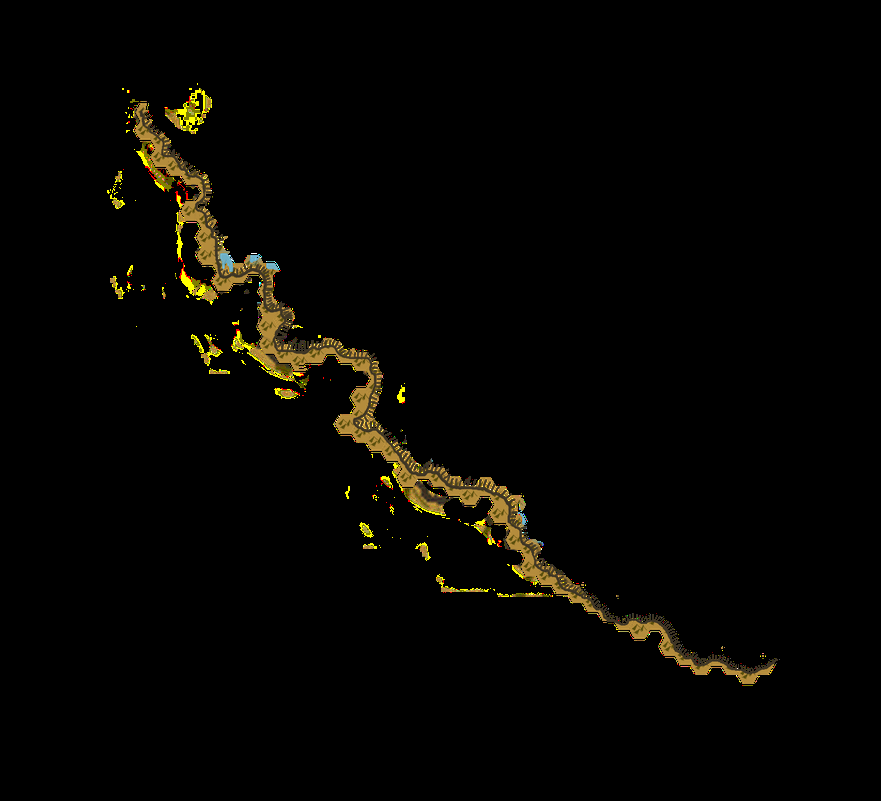
#> input picture backend/tests/goldenfiles/inputs/Apennines_8mph_Layers/Cliffs.png, 881 x 801 px, shrunk from 1635 x 1488 before the run, found by its file name
$ python viz.py
#> lines starting #> are read from the running program, lines starting #| are printed output that depends on the picture; after the words box and inside, x2 and y2 are one past the last pixel; in counts of white or black regions, pixels touching at a corner belong together
### backend/vector_extractor.py
import cv2
import numpy as np
from typing import List, Dict, Any, Optional

class VectorExtractor:
    def __init__(self, bg_scale_x: float, bg_scale_y: float, bg_offset_x: float, bg_offset_y: float) -> None:
        self._bg_scale_x = bg_scale_x
        self._bg_scale_y = bg_scale_y
        self._bg_offset_x = bg_offset_x
        self._bg_offset_y = bg_offset_y

    def walk_skeleton_to_paths(self, skeleton: np.ndarray, min_length: int = 10, epsilon_factor: float = 0.005) -> List[List[Dict[str, float]]]:
        h, w = skeleton.shape
        visited = np.zeros((h, w), dtype=bool)

        endpoints = []
        for y in range(1, h-1):
            for x in range(1, w-1):
                if skeleton[y, x] > 0:
                    neighbors = (skeleton[y-1:y+2, x-1:x+2] > 0).sum() - 1
                    if neighbors == 1 or neighbors == 0:
                        endpoints.append((x, y))

        def get_neighbors(x, y):
            n = []
            for dy in [-1, 0, 1]:
                for dx in [-1, 0, 1]:
                    if dx == 0 and dy == 0: continue
                    nx, ny = x + dx, y + dy
                    if 0 <= nx < w and 0 <= ny < h and skeleton[ny, nx] > 0 and not visited[ny, nx]:
                        n.append((nx, ny))
            return n

        paths = []
        for ep in endpoints:
            if visited[ep[1], ep[0]]: continue
            path = []
            curr = ep
            while curr:
                path.append(curr)
                visited[curr[1], curr[0]] = True
                n = get_neighbors(curr[0], curr[1])
                curr = n[0] if n else None
            if len(path) > 1:
                paths.append(path)

        for y in range(1, h-1):
            for x in range(1, w-1):
                if skeleton[y, x] > 0 and not visited[y, x]:
                    path = []
                    curr = (x, y)
                    while curr:
                        path.append(curr)
                        visited[curr[1], curr[0]] = True
                        n = get_neighbors(curr[0], curr[1])
                        curr = n[0] if n else None
                    if len(path) > 1:
                        paths.append(path)

        result = []
        for path in paths:
            if len(path) < min_length:
                continue
            pts = np.array(path, dtype=np.int32).reshape((-1, 1, 2))
            perimeter = cv2.arcLength(pts, False)
            epsilon = epsilon_factor * perimeter
            approx = cv2.approxPolyDP(pts, epsilon, False)
            path_points = []
            for p in approx:
                cx = p[0][0] * self._bg_scale_x + self._bg_offset_x
                cy = p[0][1] * self._bg_scale_y + self._bg_offset_y
                path_points.append({"x": cx, "y": cy})
            if len(path_points) > 1:
                result.append(path_points)
        return result

    def extract_borders(self, mask_clean: np.ndarray) -> List[List[Dict[str, float]]]:
        skeleton = cv2.ximgproc.thinning(mask_clean, thinningType=cv2.ximgproc.THINNING_ZHANGSUEN)
        return self.walk_skeleton_to_paths(skeleton)

    # [67 lines left out: function extract_rivers, not called in this run]

    def merge_paths(self, paths: List[List[Dict[str, float]]], max_raw_dist: float) -> List[List[Dict[str, float]]]:
        if not paths:
            return []

        max_dist = max_raw_dist * max(self._bg_scale_x, self._bg_scale_y)
        merged = []
        active_paths = paths.copy()

        def dist(p1, p2):
            return ((p1["x"] - p2["x"])**2 + (p1["y"] - p2["y"])**2)**0.5

        while active_paths:
            current = active_paths.pop(0)
            merged_something = True

            while merged_something:
                merged_something = False
                i = 0
                while i < len(active_paths):
                    other = active_paths[i]

                    c_start, c_end = current[0], current[-1]
                    o_start, o_end = other[0], other[-1]

                    if dist(c_end, o_start) <= max_dist:
                        current.extend(other)
                        active_paths.pop(i)
                        merged_something = True
                    elif dist(c_end, o_end) <= max_dist:
                        current.extend(reversed(other))
                        active_paths.pop(i)
                        merged_something = True
                    elif dist(c_start, o_end) <= max_dist:
                        current = other + current
                        active_paths.pop(i)
                        merged_something = True
                    elif dist(c_start, o_start) <= max_dist:
                        current = list(reversed(other)) + current
                        active_paths.pop(i)
                        merged_something = True
                    else:
                        i += 1

            merged.append(current)

        return merged

    # [46 lines left out: functions extract_cliffs, extract_coastlines, not called in this run]

### backend/tests/scratch/viz.py
import cv2
import numpy as np
import sys
import os

sys.path.append(os.path.abspath('backend'))
from vector_extractor import VectorExtractor

img = cv2.imread('backend/tests/goldenfiles/inputs/Apennines_8mph_Layers/Cliffs.png', cv2.IMREAD_UNCHANGED)
#> img is the input picture: shape (801, 881, 4); mean B, G, R, A 1.7, 4.8, 5.8, 4.8
h, w = img.shape[:2]
gray = cv2.cvtColor(img, cv2.COLOR_BGR2GRAY)
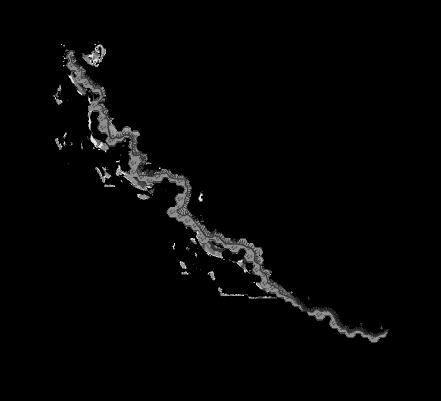
#> gray: shape (801, 881) (shown at 1/2 size); min 0, max 255, mean 4.7
_, ink_mask = cv2.threshold(gray, 100, 255, cv2.THRESH_BINARY_INV)
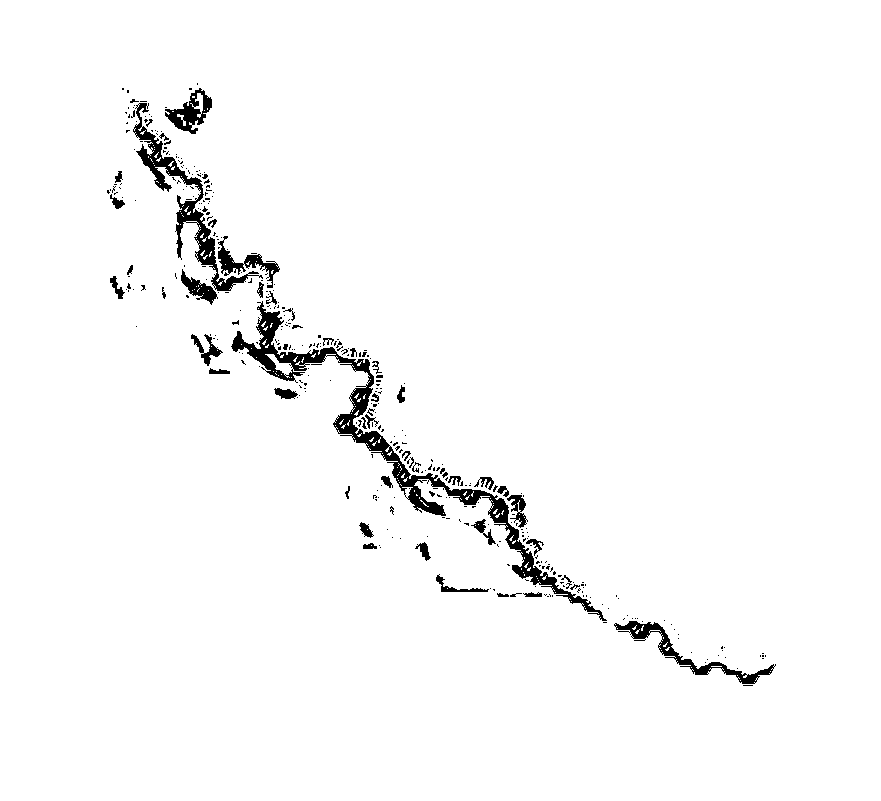
#> ink_mask: shape (801, 881); 97.5% white; 375 black regions (324 under 20 px), largest, box (x1, y1, x2, y2) and area: (231, 301, 607, 621) 6889, (133, 103, 263, 291) 2923, (614, 621, 776, 684) 1424
_, alpha_mask = cv2.threshold(img[:, :, 3], 10, 255, cv2.THRESH_BINARY)
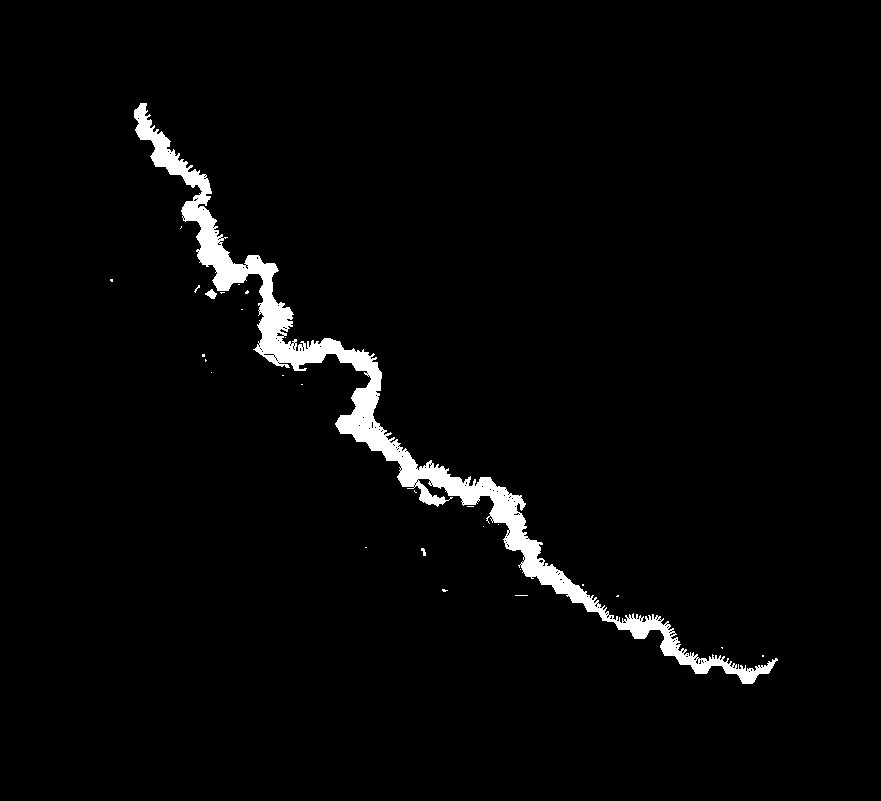
#> alpha_mask: shape (801, 881); 2.7% white; 28 white regions (25 under 20 px), largest, box (x1, y1, x2, y2) and area: (134, 103, 778, 684) 18767, (205, 289, 217, 299) 68, (421, 548, 426, 556) 25
ink_mask = cv2.bitwise_and(ink_mask, alpha_mask)
#> ink_mask: shape (801, 881); 1.1% white in thin lines or dots, all inside (x1, y1, x2, y2) = (134, 108, 778, 678)

ve = VectorExtractor(bg_scale_x=1, bg_scale_y=1, bg_offset_x=0, bg_offset_y=0)

c = 15
kernel_close = cv2.getStructuringElement(cv2.MORPH_ELLIPSE, (c, c))
mask_closed = cv2.morphologyEx(ink_mask, cv2.MORPH_CLOSE, kernel_close)
#> mask_closed: shape (801, 881); 2.3% white; 6 white regions (5 under 20 px), largest, box (x1, y1, x2, y2) and area: (134, 108, 778, 678) 16374

o = 11
kernel_open = np.ones((o, o), np.uint8)
mask_clean = cv2.morphologyEx(mask_closed, cv2.MORPH_OPEN, kernel_open)
#> mask_clean: shape (801, 881); 1.7% white; 11 white regions, largest, box (x1, y1, x2, y2) and area: (258, 299, 321, 366) 2425, (405, 462, 492, 505) 2410, (497, 491, 557, 579) 1954

skeleton = cv2.ximgproc.thinning(mask_clean, thinningType=cv2.ximgproc.THINNING_ZHANGSUEN)
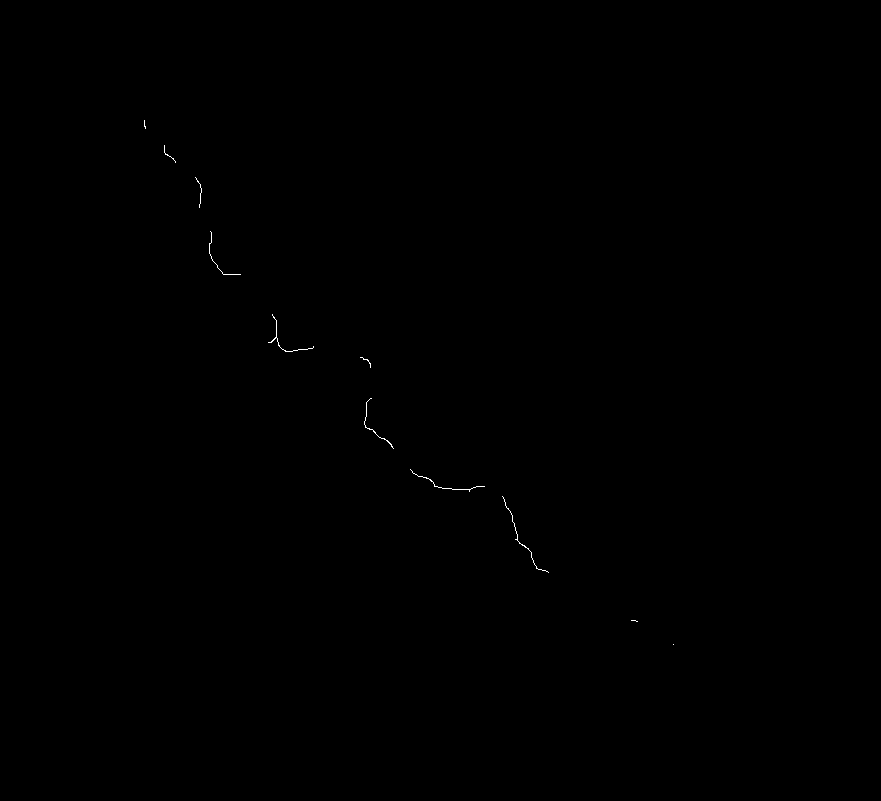
#> skeleton: shape (801, 881); 0.07% white in thin lines or dots, all inside (x1, y1, x2, y2) = (144, 120, 674, 645)
paths = ve.walk_skeleton_to_paths(skeleton)
#> after the loop in walk_skeleton_to_paths, `for y in range(1, h-1):`: endpoints = [(144, 120), (145, 128), (164, 145), (175, 162), (195, 177), (199, 207), (210, 231), (240, 274), (272, 314), (268, 342), (313, 346), (360, 357), (370, 367), (371, 398), (393, 448), (410, 469), (484, 486), (469, 491), (502, 496), (515, 539), (548, 572), (631, 620), (637, 621), (673, 644)]
#> the loop in walk_skeleton_to_paths, `for ep in endpoints:` made 24 passes
#> after the loop in walk_skeleton_to_paths, `for ep in endpoints:`: paths = 13 items
#> after the loop in walk_skeleton_to_paths, `for y in range(1, h-1):`: paths = 14 items
#> in walk_skeleton_to_paths, `result = []`: result = []
#> the loop in walk_skeleton_to_paths, `for path in paths:` made 14 passes
#> (perimeter, epsilon) on passes 2 to 9: (24.49, 0.122), (33.9, 0.169), (67.63, 0.338), (40.73, 0.204), (47.56, 0.238), (18.83, 0.0941), (76.63, 0.383), (87.63, 0.438)
#> after the loop in walk_skeleton_to_paths, `for path in paths:`: result = 11 items
#> paths = 11 items
paths = ve.merge_paths(paths, max_raw_dist=30.0)
#> the loop in merge_paths, `while active_paths:` made 4 passes
#> after the loop in merge_paths, `while active_paths:`: active_paths = []; merged = 4 items
#> paths = 4 items

vis = np.zeros((h, w, 3), dtype=np.uint8)
vis[ink_mask > 0] = (50, 50, 50)

colors = [
    (255, 0, 0), (0, 255, 0), (0, 0, 255),
    (255, 255, 0), (0, 255, 255), (255, 0, 255),
    (255, 165, 0), (0, 165, 255)
]

for i, p in enumerate(paths):
    color = colors[i % len(colors)]
    pts = np.array([[(pt['x'], pt['y']) for pt in p]], dtype=np.int32)
    cv2.polylines(vis, pts, False, color, 2)

    pt1 = (int(p[0]['x']), int(p[0]['y']))
    pt2 = (int(p[-1]['x']), int(p[-1]['y']))
    cv2.circle(vis, pt1, 4, (255, 255, 255), -1)
    cv2.circle(vis, pt2, 4, (255, 255, 255), -1)
#> this loop made 4 passes
#> (color, pt1, pt2) on passes 1 to 4: ((255, 0, 0), (144, 120), (240, 274)), ((0, 255, 0), (272, 314), (313, 346)), ((0, 0, 255), (360, 357), (370, 367)), ((255, 255, 0), (371, 398), (548, 572))

def dist(p1, p2):
    return ((p1['x']-p2['x'])**2 + (p1['y']-p2['y'])**2)**0.5

drawn_pairs = set()

for i in range(len(paths)):
    min_d = float('inf')
    best_pair = None
    for j in range(len(paths)):
        if i == j: continue
        p1 = paths[i]
        p2 = paths[j]
        d1 = dist(p1[-1], p2[0])
        d2 = dist(p1[-1], p2[-1])
        d3 = dist(p1[0], p2[0])
        d4 = dist(p1[0], p2[-1])

        d = min(d1, d2, d3, d4)
        if d < min_d:
            min_d = d
            if min_d == d1: best_pair = (p1[-1], p2[0])
            elif min_d == d2: best_pair = (p1[-1], p2[-1])
            elif min_d == d3: best_pair = (p1[0], p2[0])
            elif min_d == d4: best_pair = (p1[0], p2[-1])

    if best_pair and min_d < 100:
        pt1 = (int(best_pair[0]['x']), int(best_pair[0]['y']))
        pt2 = (int(best_pair[1]['x']), int(best_pair[1]['y']))
        pair_key = tuple(sorted([pt1, pt2]))

        if pair_key not in drawn_pairs:
            cv2.line(vis, pt1, pt2, (0, 0, 255), 1)
            mid = ((pt1[0]+pt2[0])//2, (pt1[1]+pt2[1])//2)
            cv2.putText(vis, f"{min_d:.1f}px", mid, cv2.FONT_HERSHEY_SIMPLEX, 0.4, (255, 255, 255), 1)
            drawn_pairs.add(pair_key)
#> this loop made 4 passes
#> (pair_key, mid) on passes 1 to 3: (((240, 274), (272, 314)), (256, 294)), (((313, 346), (360, 357)), (336, 351)), (((370, 367), (371, 398)), (370, 382))
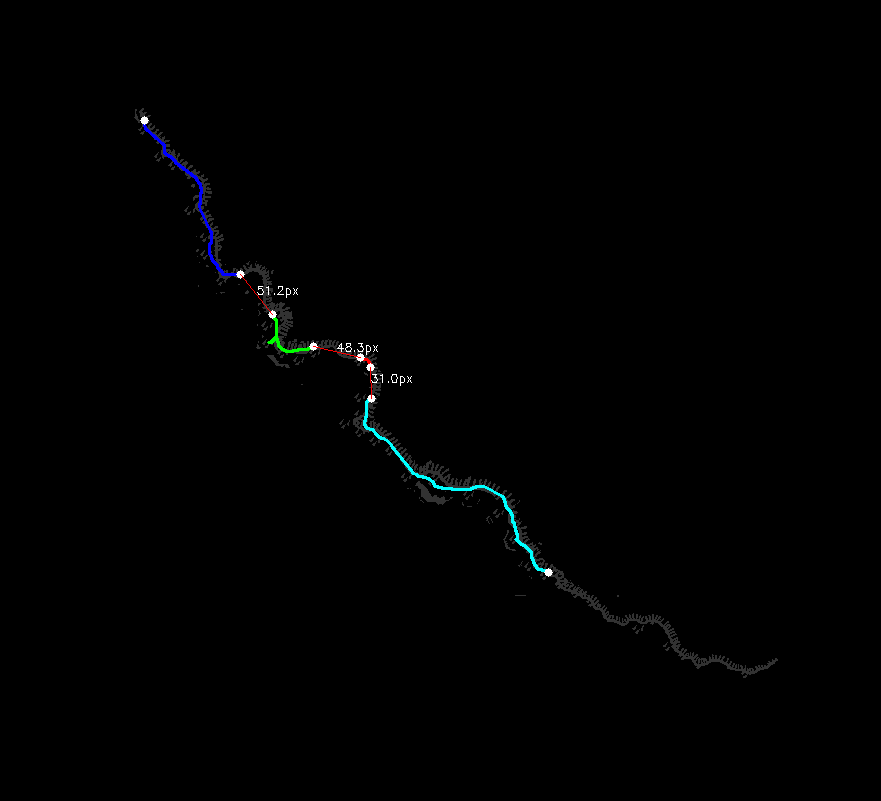
#> vis: shape (801, 881, 3); mean of channels 0, 1, 2 1.3, 1.1, 0.8; drawn as B, G, R
#> after the loop, drawn_pairs = 3 items

cv2.imwrite('C:/Users/chimp/.gemini/antigravity-ide/brain/d4cf25a6-c629-4ae9-9c85-841123f5c5c6/cliff_breaks.png', vis)

$ run again, with backend/tests/goldenfiles/inputs/Apennines_8mph_Layers/Coastlines_Crystalbarrens.png copied over backend/tests/goldenfiles/inputs/Apennines_8mph_Layers/Cliffs.png
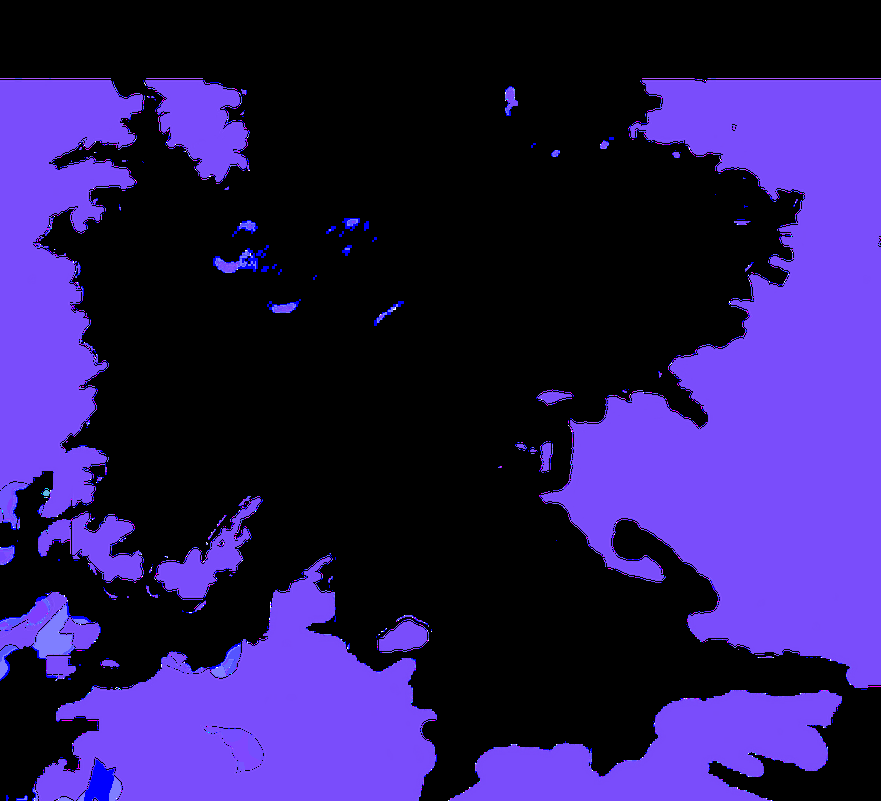
#> input picture backend/tests/goldenfiles/inputs/Apennines_8mph_Layers/Coastlines_Crystalbarrens.png, 881 x 801 px, shrunk from 1635 x 1488 before the run, found by its file name
#> img is the input picture: shape (801, 881, 4); mean B, G, R, A 90.9, 27.6, 43.6, 82.9
#> `_, ink_mask = cv2.threshold(gray, 100, 255, cv2.THRESH_BINARY_INV)`:
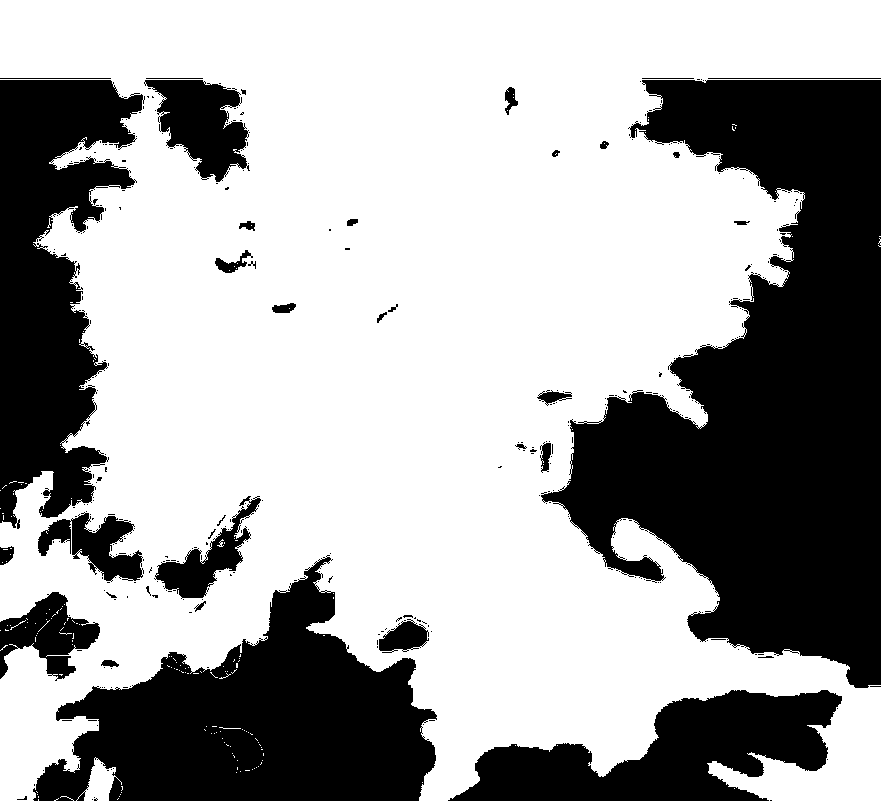
#> ink_mask: shape (801, 881); 64.6% white; 328 black regions (292 under 20 px), largest, box (x1, y1, x2, y2) and area: (541, 80, 881, 688) 114126, (33, 555, 437, 801) 51927, (0, 80, 145, 529) 38438
#> `_, alpha_mask = cv2.threshold(img[:, :, 3], 10, 255, cv2.THRESH_BINARY)`:
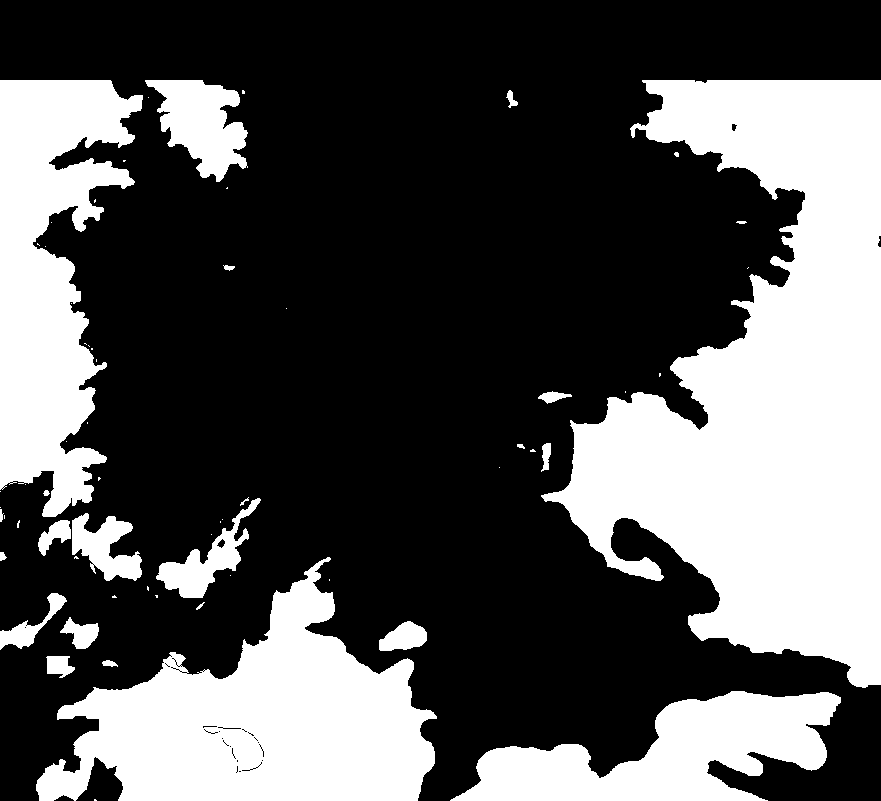
#> alpha_mask: shape (801, 881); 34% white; 62 white regions (37 under 20 px), largest, box (x1, y1, x2, y2) and area: (541, 80, 881, 688) 113010, (36, 557, 437, 801) 50339, (0, 80, 143, 517) 36856
#> mask_closed: shape (801, 881); 0.01% white in thin lines or dots, all inside (x1, y1, x2, y2) = (3, 91, 850, 790)
#> mask_clean: shape (801, 881); every value is 0
#> after the loop in walk_skeleton_to_paths, `for y in range(1, h-1):`: endpoints = []
#> after the loop `for i in range(len(paths)):`: drawn_pairs = 0 items
